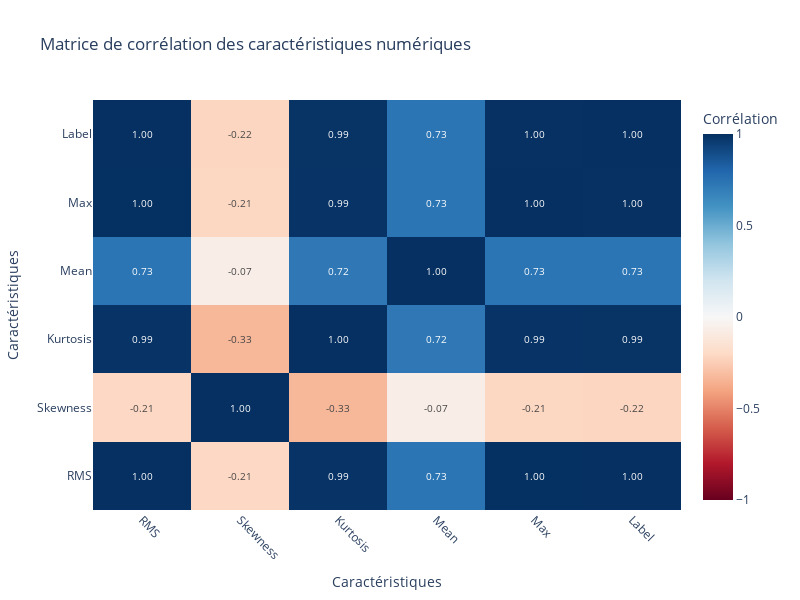

Notebook source saved alongside this figure:
### Code cell
import pandas as pd
import numpy as np
import plotly.graph_objects as go
from IPython.display import display, Markdown

# Sélectionner les colonnes numériques
numeric_cols = df.select_dtypes(include=[np.number]).columns
df_numeric = df[numeric_cols]
corr_matrix = df_numeric.corr()

# Créer une heatmap avec Plotly
fig = go.Figure(data=go.Heatmap(
    z=corr_matrix.values,  # Valeurs de la matrice de corrélation
    x=corr_matrix.columns,  # Noms des colonnes (axe x)
    y=corr_matrix.columns,  # Noms des lignes (axe y)
    colorscale='RdBu',  # Équivalent de 'coolwarm' (rouge-bleu)
    zmin=-1, zmax=1,  # Limites pour l'échelle de couleur
    text=corr_matrix.values,  # Valeurs à afficher dans les cellules
    texttemplate="%{text:.2f}",  # Format des valeurs (2 décimales)
    textfont={"size": 10},  # Taille de la police des annotations
    colorbar=dict(title="Corrélation"),  # Titre de la barre de couleur
))

# Mettre à jour la mise en page
fig.update_layout(
    title="Matrice de corrélation des caractéristiques numériques",
    width=800,  # Largeur de la figure
    height=600,  # Hauteur de la figure
    xaxis_title="Caractéristiques",
    yaxis_title="Caractéristiques",
    xaxis=dict(tickangle=45),  # Rotation des étiquettes sur l'axe x
)

# Afficher la figure
fig.show()

### Figure 1 — Plotly figure (JSON) as saved in the notebook; plotly's stock layout.template omitted (floating-point values rounded to 4 significant figures)
{"data": [{"colorbar": {"title": {"text": "Corrélation"}}, "colorscale": [[0, "rgb(103,0,31)"], [0.1, "rgb(178,24,43)"], [0.2, "rgb(214,96,77)"], [0.3, "rgb(244,165,130)"], [0.4, "rgb(253,219,199)"], [0.5, "rgb(247,247,247)"], [0.6, "rgb(209,229,240)"], [0.7, "rgb(146,197,222)"], [0.8, "rgb(67,147,195)"], [0.9, "rgb(33,102,172)"], [1, "rgb(5,48,97)"]], "text": [[1.0, -0.207, 0.9873, 0.7325, 0.9966, 0.9995], [-0.207, 1.0, -0.3333, -0.0657, -0.2148, -0.2177], [0.9873, -0.3333, 1.0, 0.7178, 0.9879, 0.9883], [0.7325, -0.0657, 0.7178, 1.0, 0.7327, 0.7325], [0.9966, -0.2148, 0.9879, 0.7327, 1.0, 0.9964], [0.9995, -0.2177, 0.9883, 0.7325, 0.9964, 1.0]], "textfont": {"size": 10}, "texttemplate": "%{text:.2f}", "type": "heatmap", "x": ["RMS", "Skewness", "Kurtosis", "Mean", "Max", "Label"], "y": ["RMS", "Skewness", "Kurtosis", "Mean", "Max", "Label"], "z": [[1.0, -0.207, 0.9873, 0.7325, 0.9966, 0.9995], [-0.207, 1.0, -0.3333, -0.0657, -0.2148, -0.2177], [0.9873, -0.3333, 1.0, 0.7178, 0.9879, 0.9883], [0.7325, -0.0657, 0.7178, 1.0, 0.7327, 0.7325], [0.9966, -0.2148, 0.9879, 0.7327, 1.0, 0.9964], [0.9995, -0.2177, 0.9883, 0.7325, 0.9964, 1.0]], "zmax": 1, "zmin": -1}], "layout": {"height": 600, "title": {"text": "Matrice de corrélation des caractéristiques numériques"}, "width": 800, "xaxis": {"tickangle": 45, "title": {"text": "Caractéristiques"}}, "yaxis": {"title": {"text": "Caractéristiques"}}}}
